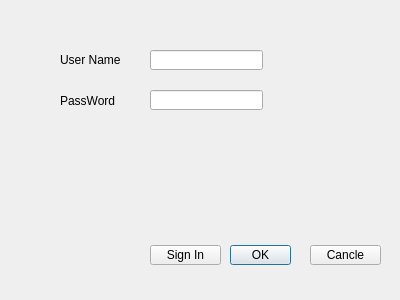
<?xml version="1.0" encoding="UTF-8"?>
<ui version="4.0">
 <class>logindlg</class>
 <widget class="QDialog" name="logindlg">
  <property name="geometry">
   <rect>
    <x>0</x>
    <y>0</y>
    <width>400</width>
    <height>300</height>
   </rect>
  </property>
  <property name="windowTitle">
   <string>Dialog</string>
  </property>
  <property name="styleSheet">
   <string notr="true">background-image: url(:/ChessImages/Images/login.jpg);</string>
  </property>
  <widget class="QLineEdit" name="usrLineEdit">
   <property name="geometry">
    <rect>
     <x>150</x>
     <y>50</y>
     <width>113</width>
     <height>20</height>
    </rect>
   </property>
  </widget>
  <widget class="QLineEdit" name="pwdLineEdit">
   <property name="geometry">
    <rect>
     <x>150</x>
     <y>90</y>
     <width>113</width>
     <height>20</height>
    </rect>
   </property>
  </widget>
  <widget class="QLabel" name="label">
   <property name="geometry">
    <rect>
     <x>60</x>
     <y>50</y>
     <width>81</width>
     <height>20</height>
    </rect>
   </property>
   <property name="text">
    <string>User Name</string>
   </property>
  </widget>
  <widget class="QLabel" name="label_2">
   <property name="geometry">
    <rect>
     <x>60</x>
     <y>90</y>
     <width>81</width>
     <height>21</height>
    </rect>
   </property>
   <property name="text">
    <string>PassWord</string>
   </property>
  </widget>
  <widget class="QPushButton" name="Login_button">
   <property name="geometry">
    <rect>
     <x>230</x>
     <y>245</y>
     <width>61</width>
     <height>20</height>
    </rect>
   </property>
   <property name="text">
    <string>OK</string>
   </property>
  </widget>
  <widget class="QPushButton" name="Cancle_button">
   <property name="geometry">
    <rect>
     <x>310</x>
     <y>245</y>
     <width>71</width>
     <height>20</height>
    </rect>
   </property>
   <property name="text">
    <string>Cancle</string>
   </property>
  </widget>
  <widget class="QPushButton" name="pushButton">
   <property name="geometry">
    <rect>
     <x>150</x>
     <y>245</y>
     <width>71</width>
     <height>20</height>
    </rect>
   </property>
   <property name="text">
    <string>Sign In</string>
   </property>
  </widget>
 </widget>
 <resources/>
 <connections/>
</ui>
